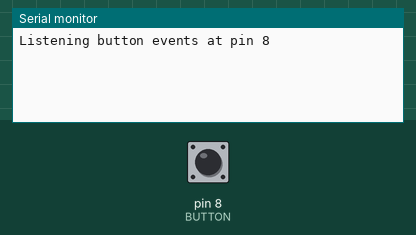
Recording of a sketch running on a simulated Arduino Uno, built with avr-gcc and run on an emulated ATmega328P. On the bench: the last lines printed to the serial monitor. The inputs (shaded band) are chosen by the test bench; at power-on: pin 8 (BUTTON) HIGH.

Above: at 1.2 s.
1.3 s: pin 8 (BUTTON) pulled LOW for 0.25 s
At 2.2 s:
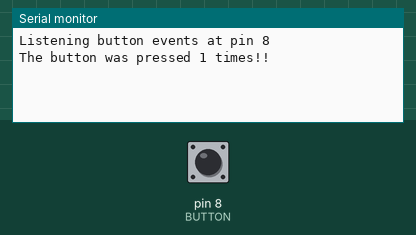
3.0 s: pin 8 (BUTTON) pulled LOW for 1 s
At 5.1 s:
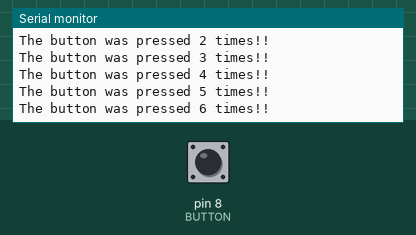
5.5 s: pin 8 (BUTTON) pulled LOW for 0.25 s
At 6.6 s:
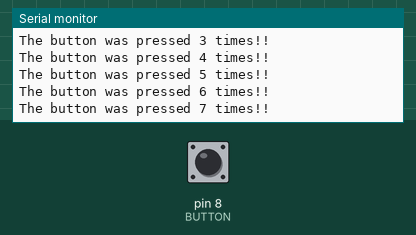
Timing chart, 0 to 8.5 s (numbered marks = the images above; inputs shaded):
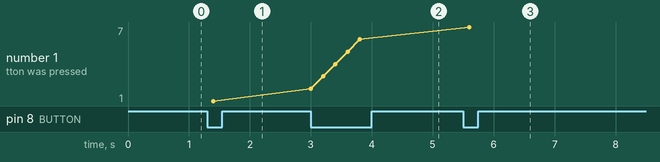

Measured:
- after the input at 1.3 s, the serial monitor: prints a new line after 0.10 s (image 1)
- after the input at 3.0 s, the serial monitor: prints a new line at once (image 2)
- after the input at 5.5 s, the serial monitor: prints a new line after 0.10 s (image 3)
- plotted number 1: 1 → 6 after the input at 3.0 s, 6 → 7 after the input at 5.5 s

The sketch:

btn.ino
```cpp
#define BUTTON  8

int counter = 0;

void setup() {
  pinMode(BUTTON, INPUT_PULLUP);
  Serial.begin(9600);
  Serial.print("Listening button events at pin 8\n");
}

void loop() {
  int pressed = digitalRead(BUTTON);
  if(pressed == 0) {
    counter ++;
    Serial.print("The button was pressed ");
    Serial.print(counter);
    Serial.println(" times!!");
  }
  delay(200);
}
```
